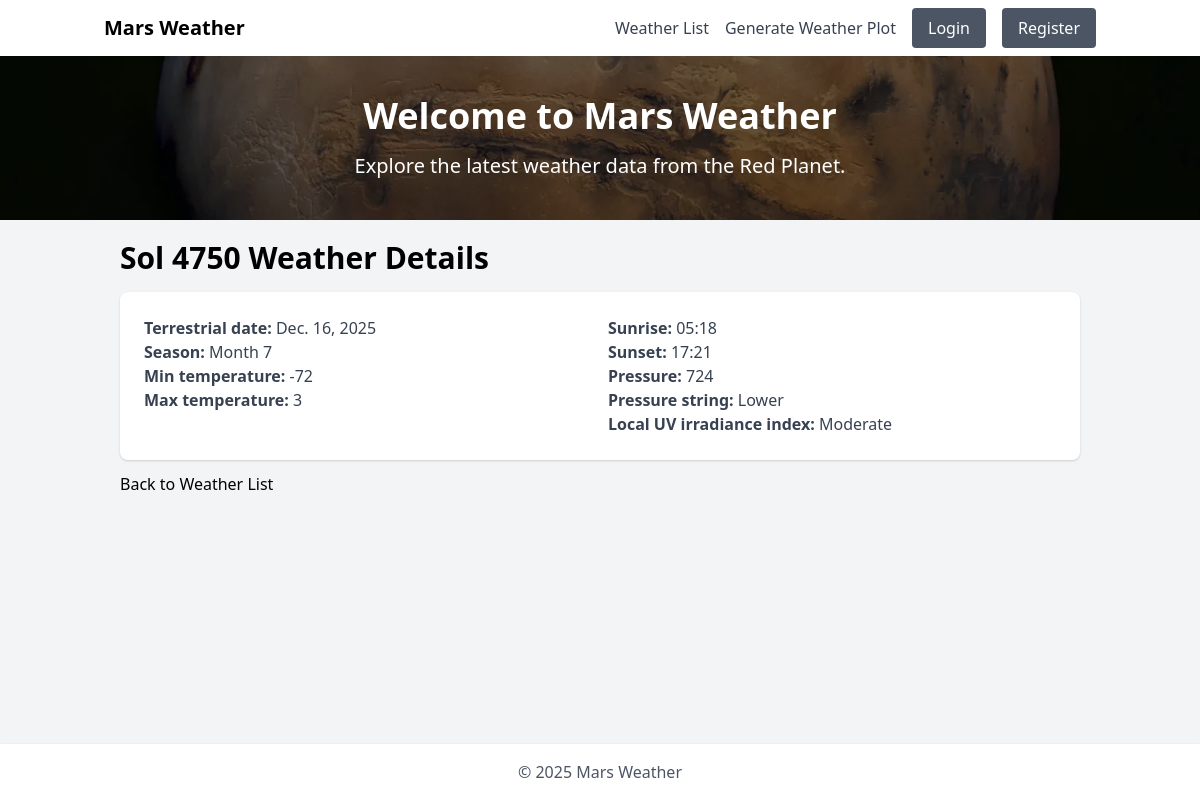
Page /4750 on the committed database.
### weather/models.py (models this page shows, shortened)
class Weather(models.Model):
    orig_id = models.IntegerField()
    terrestrial_date = models.DateField()
    sol = models.IntegerField(unique=True)
    ls = models.IntegerField(null=True)
    season = models.CharField(max_length=20, null=True)
    min_temp = models.IntegerField(null=True)
    max_temp = models.IntegerField(null=True)
    pressure = models.IntegerField(null=True)
    pressure_string = models.CharField(max_length=100, null=True)
    abs_humidity = models.CharField(max_length=100, null=True)
    wind_speed = models.CharField(max_length=20, null=True)
    wind_direction = models.CharField(max_length=100, null=True)
    atmo_opacity = models.CharField(max_length=20, null=True)
    sunrise = models.CharField(max_length=6)
    sunset = models.CharField(max_length=6)
    local_uv_irradiance_index = models.CharField(max_length=20, null=True)
    min_gts_temp = models.IntegerField(null=True)
    max_gts_temp = models.IntegerField(null=True)
    source = models.CharField(max_length=100, default='inta-csic')
    class Meta:
        ordering = ('-sol',)

### weather/views.py (the view)
# urls.py: path('<int:sol>', views.weather_detail, name='weather_detail'),
def weather_detail(request, sol):
    sol_to_show = get_object_or_404(
        Weather, sol=sol
    )
    return render(request, 'weather/weather_detail.html', {'sol': sol_to_show})

### weather/templates/weather/weather_detail.html (shortened to what this page needs)
{% extends "base.html" %}
{% block content %}
<div class="container mx-auto mt-5">
    <h1 class="text-3xl font-bold mb-4">Sol {{ sol.sol }} Weather Details</h1>
    <div class="bg-white shadow rounded-lg p-6">
        <div class="grid grid-cols-1 md:grid-cols-2 gap-4">
            <div>
                <p class="text-gray-700"><strong>Terrestrial date:</strong> {{ sol.terrestrial_date }}</p>
                <p class="text-gray-700"><strong>Season:</strong> {{ sol.season }}</p>
                <p class="text-gray-700"><strong>Min temperature:</strong> {{ sol.min_temp }}</p>
                <p class="text-gray-700"><strong>Max temperature:</strong> {{ sol.max_temp }}</p>
            </div>
            <div>
                <p class="text-gray-700"><strong>Sunrise:</strong> {{ sol.sunrise }}</p>
                <p class="text-gray-700"><strong>Sunset:</strong> {{ sol.sunset }}</p>
                <p class="text-gray-700"><strong>Pressure:</strong> {{ sol.pressure }}</p>
                <p class="text-gray-700"><strong>Pressure string:</strong> {{ sol.pressure_string }}</p>
                <p class="text-gray-700"><strong>Local UV irradiance index:</strong> {{ sol.local_uv_irradiance_index }}</p>
            </div>
        </div>
    </div>
    <a href="{% url 'weather:weather_list' %}" class="text-orange-600 mt-3 inline-block">Back to Weather List</a>
</div>
{% endblock content %}

### rows in the picture
Weather: sol "4750", terrestrial_date "Dec. 16, 2025", season "Month 7", min_temp "-72", max_temp "3", sunrise "05:18", sunset "17:21", pressure "724", pressure_string "Lower", local_uv_irradiance_index "Moderate"
